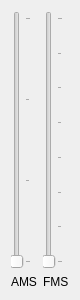
<?xml version="1.0" encoding="UTF-8"?>
<ui version="4.0">
 <class>FMLFOWidget</class>
 <widget class="QWidget" name="FMLFOWidget">
  <property name="geometry">
   <rect>
    <x>0</x>
    <y>0</y>
    <width>73</width>
    <height>300</height>
   </rect>
  </property>
  <property name="windowTitle">
   <string>Form</string>
  </property>
  <layout class="QHBoxLayout" name="horizontalLayout">
   <item>
    <layout class="QVBoxLayout" name="verticalLayout">
     <item>
      <widget class="QSlider" name="amsSlider">
       <property name="maximum">
        <number>3</number>
       </property>
       <property name="orientation">
        <enum>Qt::Vertical</enum>
       </property>
       <property name="invertedAppearance">
        <bool>false</bool>
       </property>
       <property name="invertedControls">
        <bool>false</bool>
       </property>
       <property name="tickPosition">
        <enum>QSlider::TicksBelow</enum>
       </property>
       <property name="tickInterval">
        <number>1</number>
       </property>
      </widget>
     </item>
     <item>
      <widget class="QLabel" name="label">
       <property name="text">
        <string>AMS</string>
       </property>
      </widget>
     </item>
    </layout>
   </item>
   <item>
    <layout class="QVBoxLayout" name="verticalLayout_2">
     <item>
      <widget class="QSlider" name="fmsSlider">
       <property name="maximum">
        <number>7</number>
       </property>
       <property name="orientation">
        <enum>Qt::Vertical</enum>
       </property>
       <property name="tickPosition">
        <enum>QSlider::TicksBelow</enum>
       </property>
       <property name="tickInterval">
        <number>1</number>
       </property>
      </widget>
     </item>
     <item>
      <widget class="QLabel" name="label_2">
       <property name="text">
        <string>FMS</string>
       </property>
      </widget>
     </item>
    </layout>
   </item>
  </layout>
 </widget>
 <resources/>
 <connections/>
</ui>
